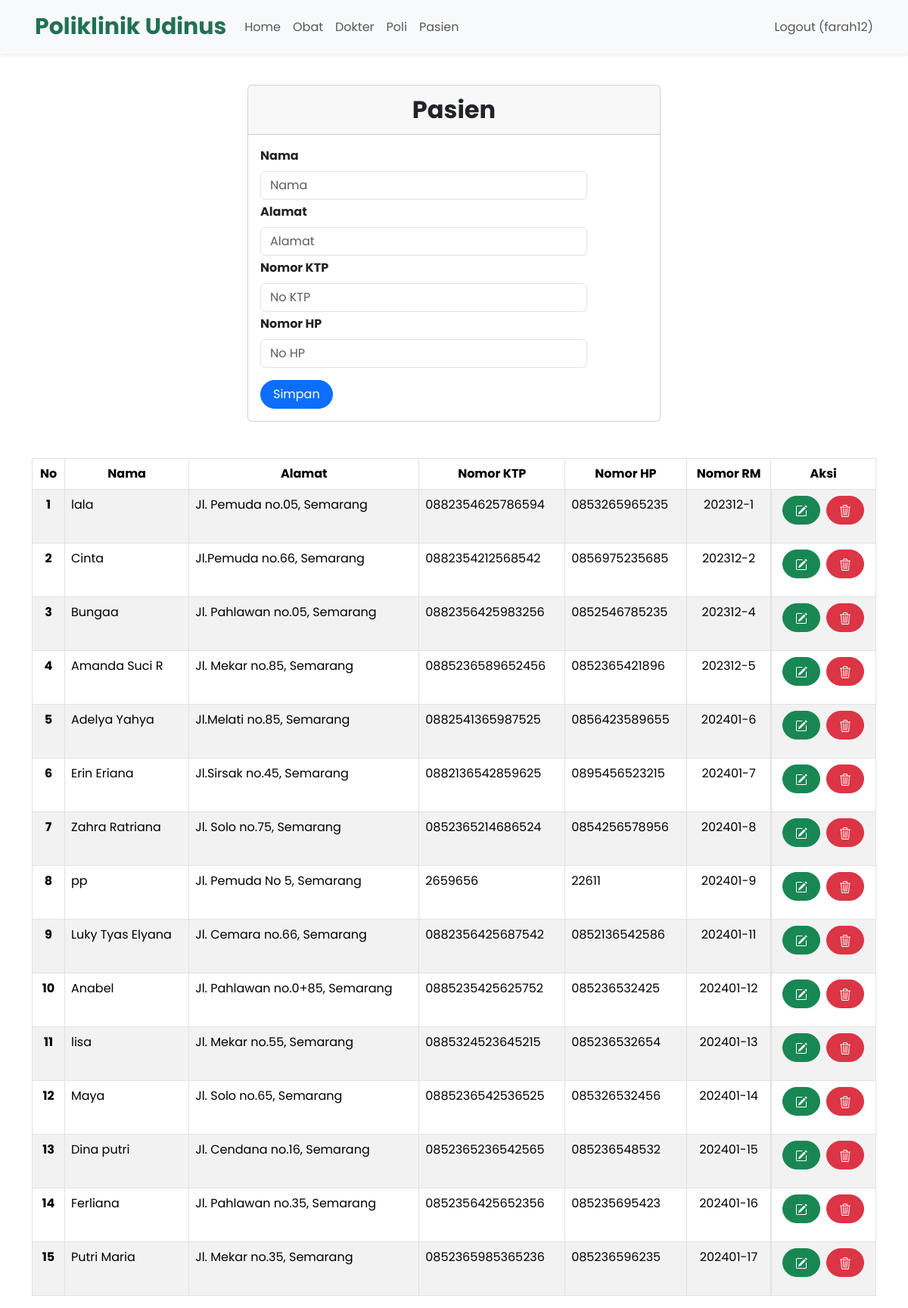
The page /index.php?page=pasien (signed in) on the database its author committed.
### tables this page shows
CREATE TABLE `pasien` (
  `id` int(11) NOT NULL,
  `nama` varchar(255) NOT NULL,
  `alamat` varchar(255) NOT NULL,
  `no_ktp` varchar(255) NOT NULL,
  `no_hp` varchar(50) NOT NULL,
  `no_rm` varchar(25) NOT NULL
);

### pasien.php (the view, shortened to what this page needs)
<br>
<div class="container">
    <div class="row justify-content-center">
        <div class="col-md-6">
            <div class="card">
                <div class="card-header text-center fw-bold" style="font-size: 2rem;">Pasien</div>
                <div class="card-body">
                    <form class="form row" style="width: 30rem;" method="POST" action="" name="myForm" onsubmit="return(validate());">
                        <?php
                        $nama = '';
                        $alamat = '';
                        $no_ktp = '';
                        $no_hp = '';
                        ?>
                        <div class="row">
                            <label for="inputNama" class="form-label fw-bold">
                                Nama
                            </label>
                            <div>
                                <input type="text" class="form-control" name="nama" id="inputNama" placeholder="Nama" value="<?php echo htmlspecialchars($nama); ?>">
                            </div>
                        </div>
                        <div class="row mt-1">
                            <label for="inputAlamat" class="form-label fw-bold">
                                Alamat
                            </label>
                            <div>
                                <input type="text" class="form-control" name="alamat" id="inputAlamat" placeholder="Alamat" value="<?php echo htmlspecialchars($alamat); ?>">
                            </div>
                        </div>
                        <div class="row mt-1">
                            <label for="inputNoKTP" class="form-label fw-bold">
                                Nomor KTP
                            </label>
                            <div>
                                <input type="number" class="form-control" name="no_ktp" id="inputNoKTP" placeholder="No KTP" value="<?php echo htmlspecialchars($no_ktp); ?>">
                            </div>
                        </div>
                        <div class="row mt-1">
                            <label for="inputNoHP" class="form-label fw-bold">
                                Nomor HP
                            </label>
                            <div>
                                <input type="number" class="form-control" name="no_hp" id="inputNoHP" placeholder="No HP" value="<?php echo htmlspecialchars($no_hp); ?>">
                            </div>
                        </div>
                        <div class="row mt-3">
                            <div class="col">
                                <button type="submit" class="btn btn-primary rounded-pill px-3 mt-auto" name="simpan">Simpan</button>
                            </div>
                        </div>
                    </form>
                </div>
            </div>
        </div>
    </div>
    <br>
    <br>
    <table class="table table-bordered table-striped table-hover">
        <thead>
            <tr class="text-center">
                <th scope="col">No</th>
                <th scope="col">Nama</th>
                <th scope="col">Alamat</th>
                <th scope="col">Nomor KTP</th>
                <th scope="col">Nomor HP</th>
                <th scope="col">Nomor RM</th>
                <th scope="col">Aksi</th>
            </tr>
        </thead>
        <tbody>
            <?php
            $result = mysqli_query($mysqli, "SELECT * FROM pasien");
            $no = 1;
            while ($data = mysqli_fetch_array($result)) {
            ?>
                <tr>
                    <th scope="row" class="text-center"><?php echo $no++; ?></th>
                    <td><?php echo htmlspecialchars($data['nama']); ?></td>
                    <td><?php echo htmlspecialchars($data['alamat']); ?></td>
                    <td><?php echo htmlspecialchars($data['no_ktp']); ?></td>
                    <td><?php echo htmlspecialchars($data['no_hp']); ?></td>
                    <td class="text-center"><?php echo htmlspecialchars($data['no_rm']); ?></td>
                    <td class="d-flex justify-content-center">
                        <div class="d-flex gap-2 mb-3">
                            <a type="button" class="btn btn-success rounded-pill px-3" href="index.php?page=pasien&id=<?php echo htmlspecialchars($data['id']); ?>">
                            </a>
                            <a type="button" class="btn btn-danger rounded-pill px-3" href="index.php?page=pasien&id=<?php echo htmlspecialchars($data['id']); ?>&aksi=hapus">
                            </a>
                        </div>
                    </td>
                </tr>
            <?php
            }
            ?>
        </tbody>
    </table>
</div>

### style.css (style rules this page uses)
body { font-family: 'Poppins', sans-serif; }
::placeholder { font-size: 16px; }

### rows shown on the page
pasien: nama "lala", alamat "Jl. Pemuda no.05, Semarang", no_ktp "0882354625786594", no_hp "0853265965235", no_rm "202312-1"
pasien: nama "Cinta", alamat "Jl.Pemuda no.66, Semarang", no_ktp "0882354212568542", no_hp "0856975235685", no_rm "202312-2"
pasien: nama "Bungaa", alamat "Jl. Pahlawan no.05, Semarang", no_ktp "0882356425983256", no_hp "0852546785235", no_rm "202312-4"
pasien: nama "Amanda Suci R", alamat "Jl. Mekar no.85, Semarang", no_ktp "0885236589652456", no_hp "0852365421896", no_rm "202312-5"
pasien: nama "Adelya Yahya", alamat "Jl.Melati no.85, Semarang", no_ktp "0882541365987525", no_hp "0856423589655", no_rm "202401-6"
pasien: nama "Erin Eriana", alamat "Jl.Sirsak no.45, Semarang", no_ktp "0882136542859625", no_hp "0895456523215", no_rm "202401-7"
pasien: nama "Zahra Ratriana", alamat "Jl. Solo no.75, Semarang", no_ktp "0852365214686524", no_hp "0854256578956", no_rm "202401-8"
pasien: nama "pp", alamat "Jl. Pemuda No 5, Semarang", no_ktp "2659656", no_hp "22611", no_rm "202401-9"
pasien: nama "Luky Tyas Elyana", alamat "Jl. Cemara no.66, Semarang", no_ktp "0882356425687542", no_hp "0852136542586", no_rm "202401-11"
pasien: nama "Anabel", alamat "Jl. Pahlawan no.0+85, Semarang", no_ktp "0885235425625752", no_hp "085236532425", no_rm "202401-12"
pasien: nama "lisa", alamat "Jl. Mekar no.55, Semarang", no_ktp "0885324523645215", no_hp "085236532654", no_rm "202401-13"
pasien: nama "Maya", alamat "Jl. Solo no.65, Semarang", no_ktp "0885236542536525", no_hp "085326532456", no_rm "202401-14"
pasien: nama "Dina putri", alamat "Jl. Cendana no.16, Semarang", no_ktp "0852365236542565", no_hp "085236548532", no_rm "202401-15"
pasien: nama "Ferliana", alamat "Jl. Pahlawan no.35, Semarang", no_ktp "0852356425652356", no_hp "085235695423", no_rm "202401-16"
pasien: nama "Putri Maria", alamat "Jl. Mekar no.35, Semarang", no_ktp "0852365985365236", no_hp "085236596235", no_rm "202401-17"

### other values the page prints
$_SESSION['username'] "farah12"
